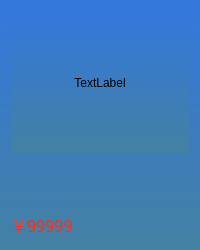
<?xml version="1.0" encoding="UTF-8"?>
<ui version="4.0">
 <class>ProductListWidget</class>
 <widget class="QWidget" name="ProductListWidget">
  <property name="geometry">
   <rect>
    <x>0</x>
    <y>0</y>
    <width>200</width>
    <height>250</height>
   </rect>
  </property>
  <property name="minimumSize">
   <size>
    <width>0</width>
    <height>0</height>
   </size>
  </property>
  <property name="maximumSize">
   <size>
    <width>200</width>
    <height>250</height>
   </size>
  </property>
  <property name="cursor">
   <cursorShape>PointingHandCursor</cursorShape>
  </property>
  <property name="windowTitle">
   <string>Form</string>
  </property>
  <property name="styleSheet">
   <string notr="true">*{
background:qlineargradient(spread:pad, x1:0, y1:0, x2:0, y2:1, stop:0 rgb(52, 120, 221), stop:1 rgb(67,129,162));
}
</string>
  </property>
  <layout class="QVBoxLayout" name="verticalLayout" stretch="10,1,2">
   <item>
    <widget class="QLabel" name="smallPic">
     <property name="minimumSize">
      <size>
       <width>100</width>
       <height>100</height>
      </size>
     </property>
     <property name="styleSheet">
      <string notr="true"/>
     </property>
     <property name="text">
      <string>TextLabel</string>
     </property>
     <property name="alignment">
      <set>Qt::AlignCenter</set>
     </property>
    </widget>
   </item>
   <item>
    <widget class="QTextBrowser" name="textBrowser">
     <property name="maximumSize">
      <size>
       <width>16777215</width>
       <height>45</height>
      </size>
     </property>
     <property name="font">
      <font>
       <family>微软雅黑</family>
       <pointsize>11</pointsize>
      </font>
     </property>
     <property name="cursor" stdset="0">
      <cursorShape>PointingHandCursor</cursorShape>
     </property>
     <property name="styleSheet">
      <string notr="true">*{
background:transparent;
border:0px;
}</string>
     </property>
    </widget>
   </item>
   <item>
    <layout class="QHBoxLayout" name="horizontalLayout" stretch="2,1">
     <item>
      <widget class="QLabel" name="priceLabel">
       <property name="minimumSize">
        <size>
         <width>0</width>
         <height>25</height>
        </size>
       </property>
       <property name="font">
        <font>
         <family>微软雅黑</family>
         <pointsize>12</pointsize>
        </font>
       </property>
       <property name="styleSheet">
        <string notr="true">*{
color:rgb(255, 44, 25)
}
QLabel{
background:transparent;
}</string>
       </property>
       <property name="text">
        <string>￥99999</string>
       </property>
      </widget>
     </item>
     <item>
      <widget class="QLabel" name="currentPriceLabel">
       <property name="font">
        <font>
         <family>微软雅黑</family>
         <pointsize>10</pointsize>
         <strikeout>true</strikeout>
        </font>
       </property>
       <property name="styleSheet">
        <string notr="true">*{
color:rgb(172, 219, 237)
}
QLabel{
background:transparent;
}</string>
       </property>
       <property name="text">
        <string/>
       </property>
      </widget>
     </item>
    </layout>
   </item>
  </layout>
 </widget>
 <resources/>
 <connections/>
</ui>
